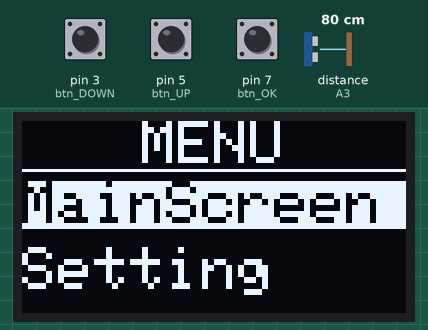
Recording of a sketch running on a simulated Arduino Uno, built with avr-gcc and run on an emulated ATmega328P. Shown: 128×64 one-colour display. The inputs (shaded band) are chosen by the test bench; at power-on: pin 3 (btn_DOWN) HIGH, pin 5 (btn_UP) HIGH, pin 7 (btn_OK) HIGH, distance to the obstacle (sensor on A3) 80 cm. The echo pulse lasts 58.3 µs per cm; what the sketch prints to the serial monitor is not drawn.

Above: at 2.2 s.
2.3 s: pin 3 (btn_DOWN) pulled LOW for 0.15 s
At 2.9 s:
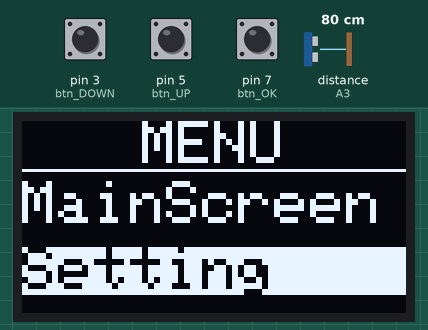
3.9 s: pin 5 (btn_UP) pulled LOW for 0.15 s
At 4.4 s:
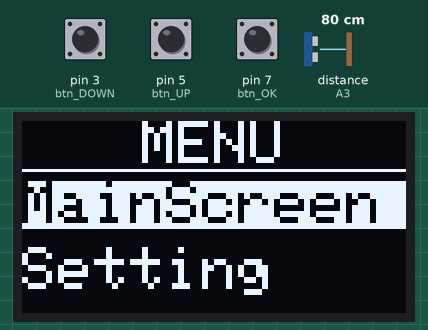
5.5 s: pin 7 (btn_OK) pulled LOW for 0.15 s
At 6.8 s:
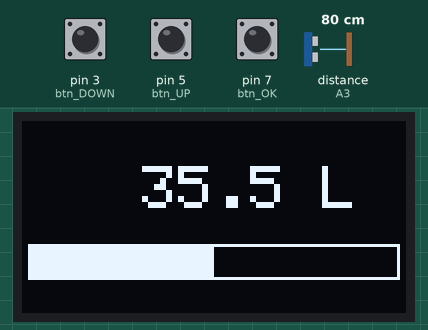
7.1 s: pin 7 (btn_OK) pulled LOW for 1 s
At 9.3 s:
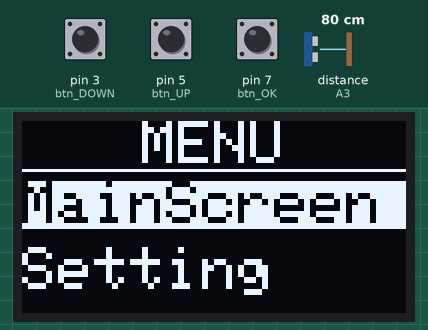
Timing chart, 0 to 10.8 s (numbered marks = the images above; inputs shaded):
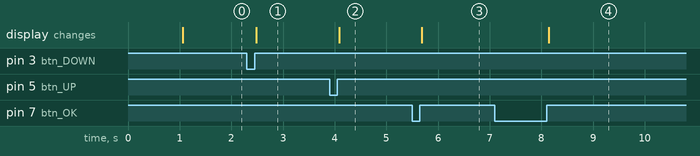

Measured:
- after the input at 2.3 s, the display: changes after 0.18 s (image 1)
- after the input at 3.9 s, the display: changes after 0.19 s (image 2)
- after the input at 5.5 s, the display: changes after 0.19 s (image 3)
- after the input at 7.1 s, the display: changes after 1.0 s (image 4)

The sketch:

LevelMeasure.ino
```cpp
// install Adafruit BusIO
#include <Adafruit_GFX.h>
#include <Adafruit_GrayOLED.h>
#include <Adafruit_SPITFT_Macros.h>
#include <Adafruit_SPITFT.h>
#include <gfxfont.h>


#include <Adafruit_SSD1306.h>
#include <splash.h>

#include <LiquidCrystal_I2C.h>
#include <EEPROM.h>

//#define LIQUIDLCD
#define VSERSION 0.04

#define OLED_RESET 4

#define TRIG A2 //초음파 송신
#define ECHO A3 //초음파 수신

#define btn_UP 5 // UP
#define btn_OK 7 // OK
#define btn_DOWN 3 // DOWN

#define PI 3.14159265359

enum MODE
{
    mode_Measure = 0,
    mode_Setting,
    mode_Setting_Calibration,
    mode_Setting_Calibration_Start,
    mode_Setting_Diameter,  //지름
    mode_Setting_Target,
    mode_Menu
};

struct SettingData
{
    float dataDiameter = 800;   //mm
    float tankHeight = 1500;    //mm
    int target = 70;           //L
};

//Member
#ifdef LIQUIDLCD
LiquidCrystal_I2C lcd(0x27, 16, 2);
//0,0        15,0
//0,1        15,1
#else
Adafruit_SSD1306 lcd(128, 64, &Wire, OLED_RESET);
#endif

SettingData setData;
bool getBtnPress = false;
bool dispCleared = false;
int menuIndex = 0;
int dataOffset = 0;
MODE dispMode = mode_Menu;

void setup()
{
    Serial.setTimeout(100);
	Serial.begin(115200);

    pinMode(TRIG, OUTPUT);
    pinMode(ECHO, INPUT);

    pinMode(btn_UP, INPUT_PULLUP);
    pinMode(btn_OK, INPUT_PULLUP);
    pinMode(btn_DOWN, INPUT_PULLUP);

    #ifdef LIQUIDLCD
    lcd.init();
    lcd.backlight();
    lcd.clear();
    #else
    lcd.begin(SSD1306_SWITCHCAPVCC, 0x3D);
    lcd.clearDisplay();
    #endif

    //SetSettingData(0,0);
    delay(1000);
    //GetSettingData();
    Serial.println("setup end");
}

void loop()
{
    GetBtn();

    ShowDisplay();

    //delay(50);
}

#pragma region EEPROM Data Method
void GetSettingData()
{
    String savedData = "";

    for(int i=0; i<20; i++)
    {
        //if(EEPROM.read(i) == NULL) break;

        savedData += String(EEPROM.read(i));
    }

    Serial.println(savedData);

    if(savedData == "" || savedData.indexOf(',') == -1)
    {
        setData.dataDiameter = 0;
        dataOffset = 0;
        Serial.println("0,0");
    }
    else
    {
        int splitNum = savedData.indexOf(',');

        setData.dataDiameter = savedData.substring(0,splitNum).toInt();
        dataOffset = savedData.substring(splitNum + 1).toInt();
    }
}

void SetSettingData(int dim, int ofs)
{
    Serial.println("Rom Clear Start");
    for(int i=0; i<EEPROM.length(); i++)
    {
        EEPROM.write(i,0);
    }
    Serial.println("Rom Clear End");
}
#pragma endregion EEPROM Data Method

void GetBtn()
{
    bool getUp = !digitalRead(btn_UP);
    bool getDown = !digitalRead(btn_DOWN);
    bool getOk = !digitalRead(btn_OK);
    getBtnPress = getUp || getDown || getOk;

    if(!getBtnPress) return;

    delay(100);

    getUp = !digitalRead(btn_UP);
    getDown = !digitalRead(btn_DOWN);
    getOk = !digitalRead(btn_OK);
    getBtnPress = getUp || getDown || getOk;


    if(getBtnPress)
    {
        switch (dispMode)
        {
        case mode_Measure :
            if(getOk)
            {
                dispMode = mode_Menu;
                menuIndex = 0;
            }
            break;

        // mode_Setting_Calibration,
        // mode_Setting_Diameter,  //지름
        // mode_Setting_Target,
        case mode_Setting :
            if(getOk)
            {
                if(menuIndex == 0)
                {
                    dispMode = mode_Setting_Calibration;
                    menuIndex = 0;
                }
                else if(menuIndex == 1) dispMode = mode_Setting_Diameter;
                else dispMode = mode_Setting_Target;
            }
            else if(getUp)
            {
                menuIndex--;
                if(menuIndex < 0) menuIndex = 0;

            }
            else if(getDown)
            {
                menuIndex++;
                if(menuIndex > 2) menuIndex = 2;
            }
            break;

        case mode_Setting_Calibration :
            if(getOk)
            {
                if(menuIndex == 0)
                    dispMode = mode_Setting_Calibration_Start;
                else
                    dispMode = mode_Setting;

                menuIndex = 0;
            }
            else if(getUp)
            {
                menuIndex--;
                if(menuIndex < 0) menuIndex = 0;

            }
            else if(getDown)
            {
                menuIndex++;
                if(menuIndex > 1) menuIndex = 1;
            }
            break;

        case mode_Setting_Diameter :
            break;

        case mode_Setting_Target :
            break;

        case mode_Menu :
            if(getOk)
            {
                if(menuIndex == 0) dispMode = mode_Measure;
                else dispMode = mode_Setting;
                menuIndex = 0;
            }
            else if(getUp)
            {
                menuIndex--;
                if(menuIndex < 0) menuIndex = 0;

            }
            else if(getDown)
            {
                menuIndex++;
                if(menuIndex > 1) menuIndex = 1;
            }
            break;

            Serial.print("Index ");
            Serial.println(menuIndex);
        default: break;
        }

        while(true)
      {
        getUp = !digitalRead(btn_UP);
        getDown = !digitalRead(btn_DOWN);
        getOk = !digitalRead(btn_OK);
        getBtnPress = getUp || getDown || getOk;

        dispCleared = false;

        if(!getBtnPress) break;

        delay(10);
      }
    }
}

void ShowDisplay()
{
    if(!dispCleared)
    {
        #ifdef LIQUIDLCD
        lcd.clear();
        dispCleared = true;
        #else
        lcd.clearDisplay();
        lcd.setTextSize(1);
        lcd.setTextColor(WHITE);
        //dispCleared = true;
        #endif
    }

    switch (dispMode)
    {
    case mode_Measure :
        UltrasonicRun();
        break;

    case mode_Setting :
        break;

    case mode_Menu :
        #ifdef LIQUIDLCD
        lcd.setCursor(0,0);
        lcd.print("Measure Mode");
        lcd.setCursor(0,1);
        lcd.print("Setting Mode");
        lcd.blink();

        if(menuIndex == 0) lcd.setCursor(0,0);
        else lcd.setCursor(0,1);

        Serial.print("Index ");
            Serial.println(menuIndex);
        #else
        lcd.setTextSize(2);
        lcd.setCursor((lcd.width() - (12 * 4)) / 2, 0);
        lcd.println("MENU");
        lcd.drawLine(0, 16, lcd.width(), 16, WHITE);

        char *menuItems[] = {"MainScreen", "Setting"};

        for(int i=0; i<2; i++)
        {
            if(menuIndex == i)
            {
                lcd.fillRect(0, i * 22 + 20, lcd.width(), 16, WHITE);
                lcd.setTextColor(BLACK, WHITE);
            }
            else
            {
                lcd.setTextColor(WHITE, BLACK);
            }

            lcd.setCursor(0, i * 22 + 20);
            lcd.println(menuItems[i]);
        }

        lcd.display();
        #endif
        break;

    default: break;
    }
}

void UltrasonicRun()
{
    #ifdef LIQUIDLCD
    lcd.clear();
    lcd.setCursor(14,0);
    lcd.print("mm");
    #else
    lcd.setTextSize(1);
    #endif

    float duration = 0;
    float distance = 0;

    digitalWrite(TRIG, LOW);
    delayMicroseconds(2);
    digitalWrite(TRIG, HIGH);
    delayMicroseconds(10);
    digitalWrite(TRIG, LOW);

    duration = pulseIn(ECHO, HIGH);//us

    #ifdef LIQUIDLCD
    distance = (34 * duration) / 100 / 2;   //mm
    #else
    distance = duration * 17 / 1000;    //cm
    #endif

    // Serial.print("DIstance : ");
    // Serial.println(distance);

    //초음파속도 340m/s
    //34000cm/s = 340000mm/s
    //1S = 1000ms = 1000000us
    //거리 = 340000 * duration / 1000000 / 2

    float height = (setData.tankHeight / 10.0) - distance;
    float r = setData.dataDiameter / 20.0;
    float volume = (PI * r * r * height) / 10000.0f;

    if(volume < 0) volume = 0;

    #ifdef LIQUIDLCD
    String showVlaue = String(distance).substring(0,13);
    lcd.setCursor(0,0);
    lcd.print(showVlaue);
    #else
    lcd.setTextSize(2);
    lcd.setCursor((lcd.width() - 6 * 8) / 2, 15);
    lcd.print(volume, 1);
    lcd.print(" L");

    // Draw progress bar
    int progressBarWidth = lcd.width() - 4;
    int progressBarHeight = 12;
    int progressBarX = 2;
    int progressBarY = (lcd.height() - progressBarHeight) / 2 + 15;

    lcd.drawRect(progressBarX, progressBarY, progressBarWidth, progressBarHeight, WHITE);
    int progress = map(volume, 0, setData.target, 0, progressBarWidth);

    if(progress > progressBarWidth)
    {
        progress = progressBarWidth;
    }

    lcd.fillRect(progressBarX, progressBarY, progress, progressBarHeight, WHITE);

    lcd.display();

    delay(100);
    #endif
}

#pragma region SerialEvent
void serialEvent()
{
    Serial.println("event enter");

    if(Serial.available())
    {
        Serial.println("event enter");

        String recvBuffer = Serial.readString();

        Serial.println(recvBuffer);

        // if(recvBuffer == "ON") runSensor = true;
        // else if(recvBuffer == "OFF") runSensor = false;
    }
}
#pragma endregion SerialEvent
```
